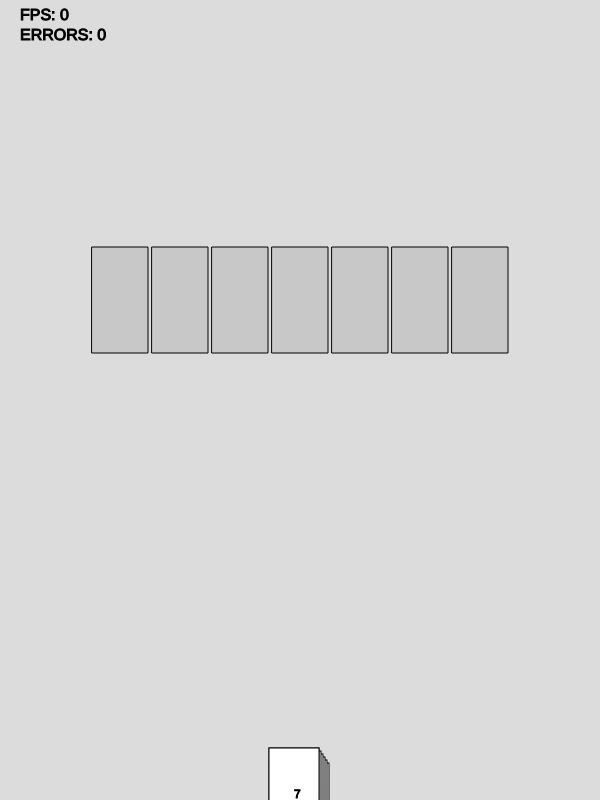
Frame 1 (no input)
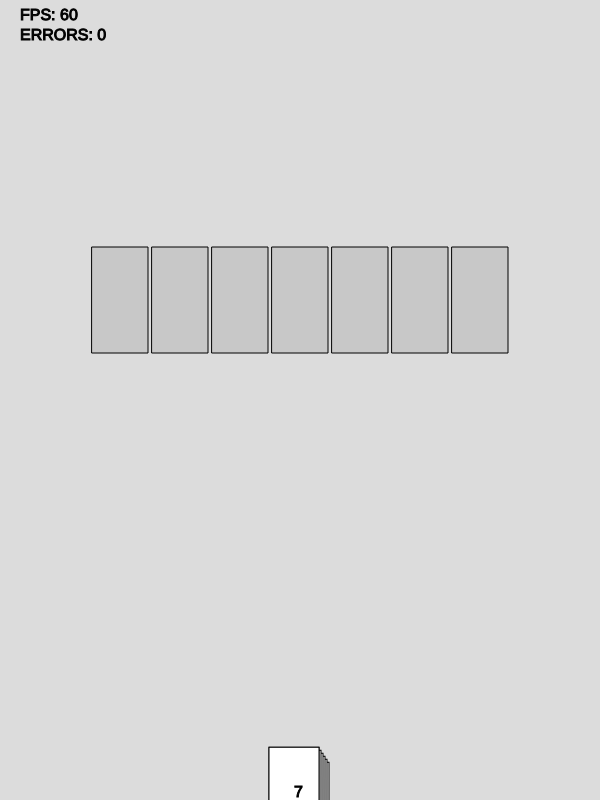
Frame 60 (no input)
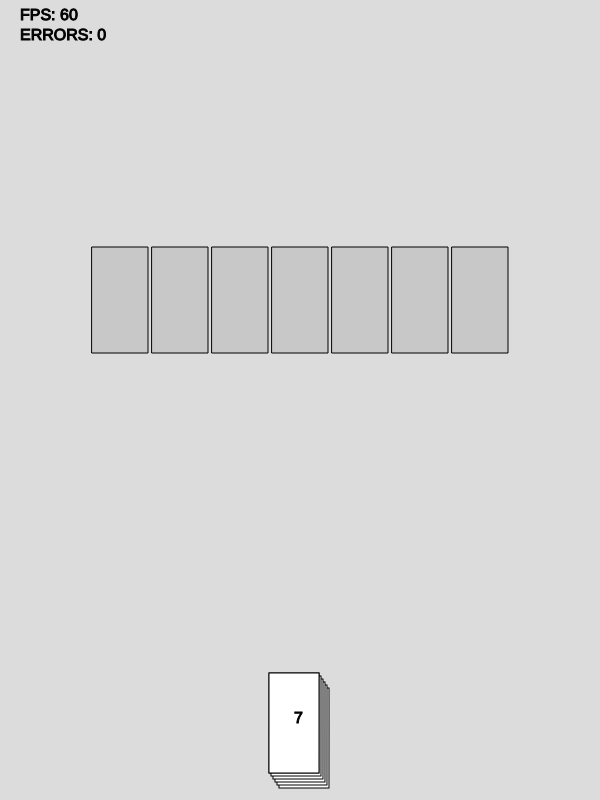
Frame 120 (the mouse pressed at the canvas centre since frame 60)

The p5.js sketch that drew these frames (run headless with seeded random() and noise() and a simulated clock; from frame 60 on, the mouse is pressed at the canvas centre):

// p5.js sketch
// ── sketch.js
let animatedValue = -0.1;
let fps = 0;
let errors = 0;
let persistentErrors = -1;
let historyErrors = -1;

let selectedCard;
let cards = [];
let placeholders = [];

let touchTargets = [];

let undiscoveredCardIds = new Set();
let discoveredPlaceholders = new Set();

// this controls the limits of within which cards can move on posX
const EASE_IN_FACTOR_DISPERSE_LEFT_LIMIT = -150;
const EASE_IN_FACTOR_DISPERSE_RIGHT_LIMIT = 150;

// this controls the limits of within which cards can move on posY
const POSY_OFFSET_DISPERSE_LEFT_LIMIT = -15;
const POSY_OFFSET_DISPERSE_RIGHT_LIMIT = 10;

// position for the initial card starting the game
let POSY_INITIAL_CARD;
let POSX_INITIAL_CARD;


// POP-UP variables --------------
let displayPopUp = false;
let showPopUpPropertiesInitialized = false;
let hidePopUpPropertiesInitialized = false;


let currentSize = 0;
let position = 0;
let velocity = 2;
let targetRadius = 30;
let elasticity = 0.07;
let dynamicRadius = 0;
let inc = 3;

let placeholderForPopUp = -1;
let placeholderForWinAnimation = -1;
// -------------------------------

// win animation variables
let winParticles = [];
let finalWinParticles = [];
let shouldDisplayWinParticles = false;
const WIN_PARTICLE_ANIMATION_DURATION = 2;
let winParticleAnimationDuration = WIN_PARTICLE_ANIMATION_DURATION;
let finalWin = false;
let finalWinAnimationPosx;
let finalWinAnimationPosy;
let timeoutTillStart = 30;


function setup() {
    createCanvas(600, 800);

    POSX_INITIAL_CARD = width/2;
    POSY_INITIAL_CARD = 300;

    cards.push(new Card(1,(width/2) + 4, height+13, random(-1, - 0.9), random(-1, -0.6)));
    cards.push(new Card(2, (width/2) + 2, height+10, random(1, 0.8), random(0.6, 1)));
    cards.push(new Card(3, width/2, height+7, )); // middle card
    cards.push(new Card(4, (width/2) - 2, height+4, random(-0.5, -0.3), random(0.5, 0.9)));
    cards.push(new Card(5, (width/2) - 4, height+1, random(-0.2, 0.7), random(1, 0.6)));
    cards.push(new Card(6, (width/2) - 6, height-2, random(1, 0.5), random(-1, -0.6)));
    cards.push(new Card(7, (width/2) - 6, height-2, random(0.0, 0.0), random(-1, 0)));

    // initialize the set of undiscovered cards. this is used in displaying pop-ups.
    for (let i=0; i<cards.length; i++) {
        undiscoveredCardIds.add(cards[i].id);
    }

    placeholders.push(new Placeholder(7, POSX_INITIAL_CARD - 180, POSY_INITIAL_CARD, 56, 106, 7, 1978, "info card 7"));
    placeholders.push(new Placeholder(1, POSX_INITIAL_CARD - 120, POSY_INITIAL_CARD, 56, 106, 1, 1981, "info card 1"));
    placeholders.push(new Placeholder(2, POSX_INITIAL_CARD - 60, POSY_INITIAL_CARD, 56, 106, 2, 1982, "info card 2"));
    placeholders.push(new Placeholder(3, POSX_INITIAL_CARD, POSY_INITIAL_CARD, 56, 106, 3, 1983, "info card 3"));
    placeholders.push(new Placeholder(4, POSX_INITIAL_CARD + 60, POSY_INITIAL_CARD, 56, 106, 4, 1984, "info card 4"));
    placeholders.push(new Placeholder(5, POSX_INITIAL_CARD + 120, POSY_INITIAL_CARD, 56, 106, 5, 1985, "info card 5"));
    placeholders.push(new Placeholder(6, POSX_INITIAL_CARD + 180, POSY_INITIAL_CARD, 56, 106, 6, 1986, "info card 6"));

    touchTargets.push(new TouchTarget());

    //initialize finalWinAnimationPosy with the position of the first placeholder.
    finalWinAnimationPosx = placeholders[0].posx;
    finalWinAnimationPosy = placeholders[0].posy;
}


function draw() {
    background(220);
    stroke(1);


    // display final win animation behind all cards.
    // check if all cards have been disclosed
    finalWin = undiscoveredCardIds.size === 0
        && finalWinAnimationPosx < placeholders[placeholders.length-1].posx + 10
        && winParticles.length === 0;
    // in final animation, display win animation for all placeholders and gradually remove them from the discovered set.
    if (finalWin) {
        timeoutTillStart--;
        if (timeoutTillStart < 0) {

            // change rect colors progressively as the particles move
            for (let j=0; j < placeholders.length; j++) {
                if (finalWinAnimationPosx == placeholders[j].posx) {
                    placeholders[j].rectColorR = 0;
                    placeholders[j].rectColorG = 206;
                    placeholders[j].rectColorB = 209;
                    placeholders[j].activeCard.scaleFactor = 2;
                    break;
                }
            }

            finalWinAnimationPosx += 2;
        }
    }
    if (undiscoveredCardIds.size === 0 && timeoutTillStart < 0) {
        createFinalWinParticlesAnimation(finalWinAnimationPosx, placeholders[placeholders.length - 1].posx + 10);
        stroke(1);

    }
    // -------- END final win animation


    // ------- initial card placeholders and card placement check
    checkPlaceholderCards();
    drawDiscoveredYears();
    // ----------------------------------

    // support for touch and desktop.
    if (touches.length == 0) {
        touchTargets[0].x=mouseX;
        touchTargets[0].y=mouseY;
    } else {
        touchTargets[0].x=touches[0].x;
        touchTargets[0].y=touches[0].y;
    }


    let winCard = undefined;
    // initialize and display the cards.
    for (let i = 0; i < cards.length; i++) {
        let currentCard = cards[i];

        if (!currentCard.initialized){
            currentCard.initialize();
        } else if (!currentCard.dispersed) {
            currentCard.disperse();
        } else if (currentCard.shouldBeReturned) {
            currentCard.returnToScatteredPosition();
        } else {
            // display card
            if (placeholderForPopUp !== undefined && placeholderForPopUp.activeCard !== undefined && placeholderForPopUp.activeCard.id === currentCard.id) {
                winCard = currentCard; // draw this card later, after particles win animation.
            } else {
                currentCard.draw();
            }
        }
    }

    // if any win condition, draw win animation particles.

    //  ^^^^^^ WIN ANIMATIONS ^^^^^^^^^^^
    if (winCard !== undefined) {
        // easeInFactorDisperse checks in order to avoid win animation on the first card that is already positioned on the right spot.
        if (winCard.easeInFactorDisperse !== undefined){
            generateWinParticles();
        }
        stroke(1);
        winCard.draw();
    }
    // ^^^^^^^^^^^^^^^^^^^^^^^^^^^^^^^^^^^


    // display pop-ups +++++++++++++++++++++++++++++++++++
    drawPopUp();
    // +++++++++++++++++++++++++++++++++++++++

    // DEBUG - display FPS
    if (random() > 0.9) {
        fps = (fps + frameRate())/2; // Get the current frames per second
    }
    textSize(16);
    fill(0);
    text("FPS: " + fps.toFixed(0), 20, 20);
    text("ERRORS: " + historyErrors, 20, 40);
}

function createFinalWinParticlesAnimation(posx, finalPosx) {
    if (posx < finalPosx) {
        for (let i = 0; i < 1; i++) {
            let particle = new Particle(posx, finalWinAnimationPosy, true);
            finalWinParticles.push(particle);
        }
    }

    // Update and display each particle
    for (let i = finalWinParticles.length - 1; i >= 0; i--) {
        finalWinParticles[i].update();
        finalWinParticles[i].display();

        // Remove particles that are no longer visible
        if (finalWinParticles[i].isOffScreen()) {
            finalWinParticles.splice(i, 1);
        }
    }
}

function displayWinParticles(placeholder) {
    shouldDisplayWinParticles = true;
    placeholderForWinAnimation = placeholder;

}

function generateWinParticles() {
    if (shouldDisplayWinParticles) {
        winParticleAnimationDuration--;
        for (let i = 0; i < 15; i++) {
            let particle = new Particle(placeholderForWinAnimation.posx, placeholderForWinAnimation.posy);
            winParticles.push(particle);
        }

        if (winParticleAnimationDuration < 0) {
            shouldDisplayWinParticles = false;
            winParticleAnimationDuration = WIN_PARTICLE_ANIMATION_DURATION;
        }
    }

    // Update and display each particle
    for (let i = winParticles.length - 1; i >= 0; i--) {
        winParticles[i].update();
        winParticles[i].display();

        // Remove particles that are no longer visible
        if (winParticles[i].isOffScreen()) {
            winParticles.splice(i, 1);
        }
    }
}


function checkPlaceholderCards() {
    // reset cards active placeholders and set them later together with the placeholder settings.
    for (let i = 0; i < cards.length; i++) {
        cards[i].activePlaceholder = undefined;
    }

    errors = 0;
    for (let i = 0; i < placeholders.length; i++) {
        let currentPlaceholder = placeholders[i];
        currentPlaceholder.activeCard = undefined;
        currentPlaceholder.draw();

        // check if card should be snapped into placeholder.
        for (let i = 0; i < cards.length; i++) {
            let currentCard = cards[i];
            if (currentPlaceholder.isCardOver(currentCard) && currentPlaceholder.activeCard === undefined) {
                // set active card and placeholder to each other.
                currentPlaceholder.activeCard = currentCard;
                currentCard.activePlaceholder = currentPlaceholder;

                // if a card has been discovered AND is correct, display pop-up and remove it from the undiscovered set.
                // this prevents repeated displays of pop-ups over already discovered cards.
                if (!isAnySelectedCard() && currentPlaceholder.activeCard.id === currentPlaceholder.correctCardId
                    && undiscoveredCardIds.has(currentCard.id)) {
                    undiscoveredCardIds.delete(currentCard.id);
                    discoveredPlaceholders.add(currentPlaceholder);
                    initShowPopUp(currentPlaceholder);
                    displayWinParticles(currentPlaceholder); // display win animation particles.
                }
            }
        }

        // counter errors.
        if (!isAnySelectedCard() && currentPlaceholder.activeCard !== undefined && currentPlaceholder.activeCard.id !== currentPlaceholder.correctCardId) {
            errors++;
            currentPlaceholder.activeCard.shouldBeReturned = true;
            currentPlaceholder.showWrongCardAnimation();
            // currentPlaceholder.activeCard.posx = currentPlaceholder.activeCard.initialPosXAfterScatter;
            // currentPlaceholder.activeCard.posy = currentPlaceholder.activeCard.initialPosYAfterScatter;
            currentPlaceholder.activeCard.activePlaceholder = undefined;
            currentPlaceholder.activeCard = undefined;
        }
    }

    // this keeps track of real errors during the whole game.
    countPersistentErrors();

}


function drawPopUp() {
    if (displayPopUp) {
        if (dynamicRadius <= 50) {
            dynamicRadius += inc;
        }

        // Apply elastic force
        let force = (targetRadius - currentSize) * elasticity;
        velocity += force;
        position += velocity;

        // Update the size
        currentSize = max(0, position) + dynamicRadius;
        let scaleRatio = map(currentSize, 0, 52, 0, 0.5);


        push();
        noStroke();
        fill(255);
        translate(placeholderForPopUp.posx, placeholderForPopUp.posy - placeholderForPopUp.height - 20);
        scale(scaleRatio);
        rectMode(CENTER);
        rect(0, 0, 400, 200, 30);
        // stroke(1);
        triangle(-40, 75, 0, 125, 40, 75);
        pop();

        if (scaleRatio == 0) {
            displayPopUp = false;
        }
    }
}

function drawInfoPopUp() {
    if (dynamicRadius <= 50) {
        dynamicRadius += inc;
    }

    // Apply elastic force
    let force = (targetRadius - currentSize) * elasticity;
    velocity += force;
    position += velocity;

    // Update the size
    currentSize = max(0, position) + dynamicRadius;
    let scaleRatio = map(currentSize, 0, 52, 0, 0.5);


    push();
    noStroke();
    fill(255);
    translate(placeholderForPopUp.posx, placeholderForPopUp.posy - placeholderForPopUp.height - 20);
    scale(scaleRatio);
    rectMode(CENTER);
    rect(0, 0, 400, 200, 30);
    // stroke(1);
    triangle(-40, 75, 0, 125, 40, 75);
    pop();

    if (scaleRatio == 0) {
        displayPopUp = false;
    }
}

function initShowPopUp(placeholder) {
    if (!showPopUpPropertiesInitialized) {
        placeholderForPopUp = placeholder;
        currentSize = 0;
        position = 0;
        velocity = 2;
        targetRadius = 30;
        elasticity = 0.07;
        dynamicRadius = 0;
        inc = 3;

        showPopUpPropertiesInitialized = true;
        hidePopUpPropertiesInitialized = false;
        displayPopUp = true;
    }
}

function initHidePopUp() {
    if (!hidePopUpPropertiesInitialized) {
        currentSize = 0;
        position = 20;
        velocity = 12;
        targetRadius = 10;
        elasticity = 0.05;
        dynamicRadius = 0;
        inc = 0;

        hidePopUpPropertiesInitialized = true;
        showPopUpPropertiesInitialized = false;
    }
}

function drawDiscoveredYears() {
    for (let item of discoveredPlaceholders) {
        fill(0);
        text(item.year, item.posx - 18, item.posy + item.height/2 + 20);
    }
}

function countPersistentErrors() {
    if (errors !== persistentErrors && !isAnySelectedCard()) {
        if (errors > persistentErrors) {
            historyErrors++;
        }
        persistentErrors = errors;
    }
}


function isAnySelectedCard() {
    return selectedCard !== undefined;
}

function clearSelectedCard() {
    selectedCard = undefined;
}

function touchStarted() {
    // decide order of the cards based on mouseposition ------
    if (!isAnySelectedCard()) {
        for (let i = 0; i < cards.length; i++) {
            let activeCard = cards[i];
            if (activeCard.isActive(touchTargets[0].x, touchTargets[0].y)) {
                cards.splice(i, 1);
                cards.push(activeCard);
                selectedCard = activeCard;
                // straighten the selected card
                selectedCard.resetRotation(true);
                // break;
            }
        }

        // clear active pop-up if any.
        initHidePopUp();
    }

}
// desktop support
function mousePressed() {
    touchStarted();
}

function touchEnded() {
    for (let i = 0; i < cards.length; i++) {
        cards[i].resetRotation(false);
    }
    clearSelectedCard();
}

function mouseReleased() {
    touchEnded();
}

function touchMoved(){
    touchStarted();
    if (isAnySelectedCard()) {
        selectedCard.posx = touchTargets[0].x;
        selectedCard.posy = touchTargets[0].y;
    }
}

function mouseDragged() {
    touchMoved();
}


//// CLASSES <<<<<<<<<<<<<<<<<<<<<<<<<<<<<<<<<<<<<<

class TouchTarget {
    constructor() {
        this.x = 0;
        this.y = 0;
    }
}

class Placeholder {
    /*
    * @param id - unique id of the placeholder
    * @param posx - position of the placeholder
    * @param posy - position of the placeholder
    * @param width - dimensions of the placeholder
    * @param height - dimensions of the placeholder
    * @param cardId - the correct card id to be associated with the placeholder.
    * @param year - year associated with the card of the placeholder.
    * @param info - the correct card id to be associated with the placeholder.
     */
    constructor(id, posx, posy, width, height, cardId, year, info) {
        this.id = id;
        this.posx = posx;
        this.posy = posy;
        this.width = width;
        this.height = height;
        this.correctCardId = cardId; // correct card id.

        this.activeCard = 0; // actively associated card.

        // INFO
        this.year = year;
        this.info = info;

        // UTILITIES
        this.showWrongAnimation = false;
        this.wrongAnimationAmplitude = 50;
        this.wrongAnimationFrequency = 0.07;
        this.initialPosy = posy; // keep original position for wrong animation.
        this.internalFrameCount = 0;
        this.GRAY_COLOR_TINT = 200;
        this.rectColorR = this.GRAY_COLOR_TINT;
        this.rectColorG = this.GRAY_COLOR_TINT;
        this.rectColorB = this.GRAY_COLOR_TINT;
    }

    isCardOver(activeCard) {
        if (this.posx > (activeCard.posx - activeCard.width/2) &&
            this.posx < (activeCard.posx + activeCard.width/2) &&
            this.posy > (activeCard.posy - activeCard.height/2) &&
            this.posy < (activeCard.posy + activeCard.height/2)) {
            return true;
        } else {
            return false;
        }
    }

    draw() {
        // check if should display wrong card animation on placeholder.
        this.checkWrongCardAnimation();

        rectMode(CENTER);
        fill(this.rectColorR, this.rectColorG, this.rectColorB);
        rect(this.posx, this.posy, this.width, this.height);
    }

    showWrongCardAnimation() {
        this.showWrongAnimation = true;
    }

    checkWrongCardAnimation() {
        this.internalFrameCount++;
        if (this.showWrongAnimation) {
            if (this.internalFrameCount > 0) {
                let sinParam = sin(this.internalFrameCount * this.wrongAnimationFrequency);

                // modify also placeholder fill value.
                this.rectColorR = this.GRAY_COLOR_TINT + sinParam * 50;
                this.rectColorG = this.GRAY_COLOR_TINT - sinParam * 100;
                this.rectColorB = this.GRAY_COLOR_TINT - sinParam * 100;

                this.posy = this.initialPosy + this.wrongAnimationAmplitude * sinParam;

                if (this.internalFrameCount * this.wrongAnimationFrequency >= PI) {
                    this.showWrongAnimation = false; // Stop the animation when it completes one full cycle
                    this.posy = this.initialPosy;
                }
            }
        } else {
            this.internalFrameCount = -25; // delay before starting the wrong animation.
        }
    }
}

class Particle {
    constructor(x, y, multicolor) {
        this.x = x;
        this.y = y;
        this.alpha = 255;
        if (multicolor) {
            this.color = color(random(0, 120), random(80, 220), random(180, 255));
            this.vx = random(-7, 7);
            this.vy = random(-7, 7);
            this.scaleFactor = 0.01;
            this.size = random(7, 15);
            this.alphaFactor = 3;
            this.gravity = 0; // Gravity force
        } else {
            this.color = color(random([[255, 236, 139], [255, 215, 0], [184, 134, 11], [218, 165, 32], [238, 232, 170]]));
            this.vx = random(-7, 7);
            this.vy = random(-7, 7);
            this.scaleFactor = 0.05;
            this.size = random(5, 10);
            this.alphaFactor = 3;
            this.gravity = 0.05; // Gravity force
        }
    }

    update() {
        this.vy += this.gravity; // Apply gravity
        this.x += this.vx;
        this.y += this.vy;
        this.alpha -= this.alphaFactor;
        this.size -= this.scaleFactor;
    }

    display() {
        noStroke();
        fill(this.color.levels[0], this.color.levels[1], this.color.levels[2], this.alpha);
        drawStar(this.x, this.y, this.size, 5); // Draw a 5-pointed star
    }

    isOffScreen() {
        return this.alpha <= 0 || this.size < 0 || this.y > height; // Include condition for off the bottom of the screen
    }
}

function drawStar(x, y, radius, npoints) {
    let angle = TWO_PI / npoints;
    let halfAngle = angle / 2;
    beginShape();
    for (let a = -PI/2; a < TWO_PI-PI/2; a += angle) {
        let sx = x + cos(a) * radius;
        let sy = y + sin(a) * radius;
        vertex(sx, sy);
        sx = x + cos(a + halfAngle) * (radius / 2); // Adjust size of inner vertices
        sy = y + sin(a + halfAngle) * (radius / 2);
        vertex(sx, sy);
    }
    endShape(CLOSE);
}



class Card {

    /*
    * @param id - unique id of the card
    * @param posx - initial position of the card
    * @param posy - initial position of the card
    * @param disperseX - range (-1, 1)
    * @param disperseY - range (-1, 1)
     */
    constructor(id, posx, posy, disperseX, disperseY) {
        this.id = id;
        this.posx = posx;
        this.posy = posy;
        this.width = 50;
        this.height = 100;

        this.initialPosY = posy;
        this.initialPosYAfterScatter = posy;
        this.initialPosX = posx;
        this.initialPosXAfterScatter = posx;
        this.initialized = false;
        this.dispersed = false;
        this.shouldBeReturned = false; // flag for controlling the return to initial position card animation.
        this.activePlaceholder = undefined; // id of the actively associated placeholder the card is on.
        this.animatedValueInitialization = -0.1; // helper for initialization animation.
        this.animatedValueDisperse = -0.1; // helper for disperse animation.
        this.rotationAngle = random(5, 25); // rotation of the card at the disperse action.
        this.rotationDirectionClockwise = random() > 0.5; // randomize the rotation direction.

        this.easeInFactorInitialization = 150; // how far the card moves at the initialization.

        // this.easeInFactorDisperse = random(-150, 150); // how far the card moves posX after disperse.
        // this.posyOffsetDisperse = random(-6, 6); // how far the card moves posY after disperse
        if (disperseX !== undefined && disperseY !== undefined){
            this.easeInFactorDisperse = map(disperseX, -1, 1, EASE_IN_FACTOR_DISPERSE_LEFT_LIMIT, EASE_IN_FACTOR_DISPERSE_RIGHT_LIMIT); // how far the card moves posX after disperse.
            this.posyOffsetDisperse = map(disperseY, -1, 1, POSY_OFFSET_DISPERSE_LEFT_LIMIT, POSY_OFFSET_DISPERSE_RIGHT_LIMIT); // how far the card moves posY after disperse
        }

        this.currentRotationAngle = 0.01; // helper for disperse rotation animation.
        this.originalRotationAngle = 0.01; // helper to keep original rotation angle.
        this.scaleFactor = 1;
        this.ROTATION_ACCELERATION = 1.15; // rotation increment factor for animation.
    }

    initialize() {
        // animate card entering.
        if (!this.initialized) {
            this.animatedValueInitialization += 0.005;
            let easedValue = this.easeInOutQuint(this.animatedValueInitialization);
            this.posy = this.initialPosY - easedValue * this.easeInFactorInitialization;
            if (easedValue >= 1.0) {
                this.initialized = true;
                this.initialPosY = this.posy;
            }
        }
        this.draw();
    }


    disperse() {
        if (this.easeInFactorDisperse === undefined && this.posyOffsetDisperse === undefined){ // this is initial card.
            this.moveToStartingPoint();
        } else { // this is a normal card.
            this.scatter();
        }
    }

    // move card to starting position.
    moveToStartingPoint() {
        if (!this.dispersed) {
            this.animatedValueDisperse += 0.01;
            let easedValue = this.easeInOutQuint(this.animatedValueDisperse);

            this.posy = this.initialPosY - easedValue * (this.initialPosY - POSY_INITIAL_CARD);

            if (easedValue >= 1.0) { // finish disperse animation.
                this.dispersed = true;
            }
        }

        this.draw();
    }

    returnToScatteredPosition() {
        if (this.shouldBeReturned) {
            this.animatedValueDisperse += 0.01;
            let easedValue = this.easeInOutQuint(this.animatedValueDisperse);

            // modify posy only in the middle of the posx animation in order to avoid snappy behavior.
            // if (easedValue > 0.2 && easedValue < 0.8) {
            this.posy = POSY_INITIAL_CARD + easedValue * (this.initialPosYAfterScatter - POSY_INITIAL_CARD);
            // }

            // this.posx = this.initialPosX - easedValue * this.easeInFactorDisperse;

            if (easedValue >= 1.0) { // finish disperse animation.
                this.shouldBeReturned = false;
                this.animatedValueDisperse = -0.1; // reset to be used in subsequent returns.
            }
        }
        this.draw();
    }

    // "randomly" scatter the card.
    scatter() {
        if (!this.dispersed) {
            this.animatedValueDisperse += 0.01;
            let easedValue = this.easeInOutQuint(this.animatedValueDisperse);

            // modify posy only in the middle of the posx animation in order to avoid snappy behavior.
            if (easedValue > 0.2 && easedValue < 0.8) {
                this.posy = this.posy + (this.posyOffsetDisperse * (1 - easedValue));
            }

            this.posx = this.initialPosX - easedValue * this.easeInFactorDisperse;

            if (easedValue >= 1.0) { // finish disperse animation.
                this.dispersed = true;
                this.animatedValueDisperse = -0.1; // reset to be used in subsequent returns for returnToScatteredPosition().
            }
            this.initialPosYAfterScatter = this.posy;
            this.initialPosXAfterScatter = this.posx;
        }

        //------ ROTATION
        // rotate card during disperse animation.
        if (this.rotationDirectionClockwise) {
            if (this.currentRotationAngle < this.rotationAngle) {
                this.currentRotationAngle = this.currentRotationAngle * this.ROTATION_ACCELERATION;
            }
        } else {
            if (this.currentRotationAngle > this.rotationAngle * -1) {
                if (this.currentRotationAngle > 0) {
                    this.currentRotationAngle *= -1;
                }
                this.currentRotationAngle = this.currentRotationAngle * this.ROTATION_ACCELERATION;
            }
        }
        this.originalRotationAngle = this.currentRotationAngle;
        //---------------

        this.draw();
    }

    draw() {
        push();
        fill(255);
        rectMode(CENTER);
        translate(this.posx, this.posy);

        // -------- scale image when active
        this.scaleImageWhenActive();
        //---------------

        // --------- straighten the card if there is any active placeholder
        this.processActivePlaceholder();
        // --------------

        scale(this.scaleFactor);
        rotate(radians(this.currentRotationAngle));
        rect(0, 0, this.width, this.height);
        fill(0);
        text(this.id, 0, 0);
        pop();
    }

    processActivePlaceholder() {
        if (this.activePlaceholder !== undefined) {
            this.resetRotation(true);

            // check if this is the currently selected card in which case do not snap as the user still drags it.
            if (!isAnySelectedCard()) {
                this.posx = this.activePlaceholder.posx;
                this.posy = this.activePlaceholder.posy;
            }
        } else {
            this.resetRotation(false);
        }
    }

    scaleImageWhenActive() {
        if (this.isActive(touchTargets[0].x, touchTargets[0].y)) {
            if (this.scaleFactor < 2) {
                this.scaleFactor += 0.1;
            }
        } else {
            if (this.scaleFactor > 1) {
                this.scaleFactor -= 0.1;
            }
        }
    }

// check if mouse given positions are within the drawing dimensions of the card.
    isActive(positionX, positionY) {
        if(mouseIsPressed && (positionX > this.posx-(this.width/2) && positionX < this.posx+(this.width/2))
            && (positionY > this.posy-(this.height/2) && positionY < this.posy+(this.height/2))){
            return true;
        } else {
            return false;
        }
    }

    resetRotation(isStraight) {
        if (isStraight) {
            this.currentRotationAngle = 0;
        } else {
            this.currentRotationAngle = this.originalRotationAngle;
        }
    }

    easeInOutQuint(progress) {
        if (progress < 0.5) {
            return 16 * Math.pow(progress, 5);
        } else {
            return 1 - Math.pow(-2 * progress + 2, 5) / 2;
        }
    }

    easeOutQuad(progress) {
        return 1 - (1 - progress) * (1 - progress);
    }

}

document.addEventListener("gesturestart", function (e) {
    e.preventDefault();
    document.body.style.zoom = 0.99;
});

document.addEventListener("gesturechange", function (e) {
    e.preventDefault();

    document.body.style.zoom = 0.99;
});
document.addEventListener("gestureend", function (e) {
    e.preventDefault();
    document.body.style.zoom = 1;
});
